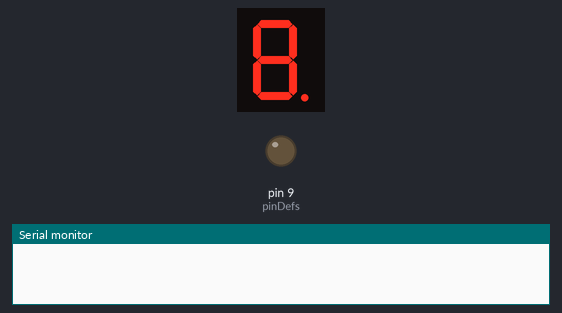
Bench run of a sketch on a simulated Arduino Uno, built with avr-gcc and run on an emulated ATmega328P. Shown: 8-digit seven-segment display, output pins drawn as LEDs (lit = HIGH), the last lines printed to the serial monitor. Wiring (inferred from the names in the program): MAX7219 LED driver: CS pin 10. Pins used as bus, display or sensor lines are not drawn.

Above: at 0.1 s.
At 1.1 s:
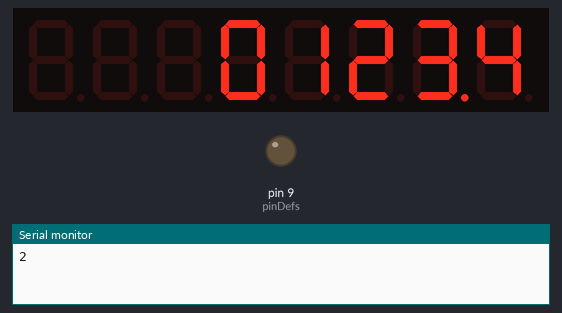
At 2.1 s:
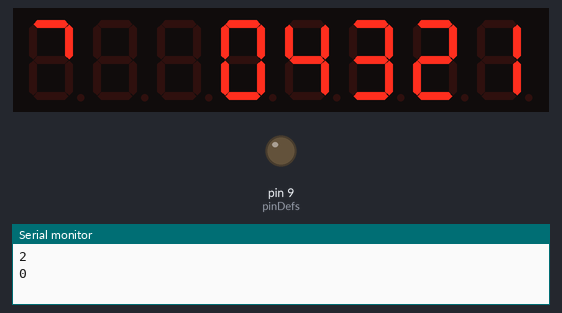

Measured:
- what the display in image 1 shows lasts 1.0 s, from 1.0 s to 2.0 s

The sketch:

test_SPI_display_LTC4727.ino
```cpp
#define BAUDRATE 115200

#define pdLED  9
#define pdSS  10
// MOSI. MISO not used for this display driver.
#define pdSDA 11
#define pdSCK 13

#include <SPI.h>

byte nPinDefs;
#define PINDEF_ITEMS 3
// ( input/output mode ( 1 input ); digital pin; coil # )
short pinDefs [ ] [ PINDEF_ITEMS ] = {
                                        { 0, pdLED, -1 },
                                        { 0, pdSS,  -1 },
                                        { 0, pdSDA, -1 },
                                        { 0, pdSCK, -1 }
                                      };


#define lineLen 80
#define bufLen (lineLen + 3)
char strBuf[bufLen];

void setup() {
  Serial.begin (BAUDRATE);

  nPinDefs = sizeof ( pinDefs ) / sizeof ( pinDefs [ 0 ] );
  for ( int i = 0; i < nPinDefs; i++ ) {
    if ( pinDefs [i] [0] == 1 ) {
      // input pin
      pinMode ( pinDefs [i] [1], INPUT );
      digitalWrite ( pinDefs [i] [1], 1 );  // enable internal 50K pullup
    } else {
      // output pin
      pinMode ( pinDefs [i] [1], OUTPUT );
      digitalWrite ( pinDefs [i] [1], 0 );
    }
  }
  SPI.begin();

  SPI.setBitOrder ( MSBFIRST );
  SPI.setDataMode ( SPI_MODE0 );
  SPI.setClockDivider ( SPI_CLOCK_DIV4 );

  displayWrite ( 0x0c, 0x01 );  // shutdown mode -> normal operation

  displayWrite ( 0x0f, 0x01 );  // display test
  delay ( 1000 );
  displayWrite ( 0x0f, 0x00 );  // turn off display test

  displayWrite ( 0x09, 0x1f );  // decode(code B) first 4 characters
  displayWrite ( 0x0a, 0x08 );  // display intensity
  displayWrite ( 0x0b, 0x07 );  // display all characters (digit 7 will be colon etc)

  /*
  displayWrite ( 0x01, 0x09 );
  displayWrite ( 0x02, 0x08 );
  displayWrite ( 0x03, 0x07 );
  displayWrite ( 0x04, 0x02 );

  for ( int i = 0; i < 8; i++ ) {
    displayWrite ( 0x05, 0x01 << i );  // display colon
    delay ( 1000 );
  }
  */
  delay ( 2 );
}

void displayNumber ( int num, int decimalOnDigit = 0 );

void loop() {
  /*
  displayWrite ( 0x09, 0x00 );  // decode(code B) no characters
  displayWrite ( 0x0b, 0x07 );  // display five characters (digit 4 will be colon etc)
  for ( int i = 0; i < 8; i++ ) {
    for ( int j = 0; j < 8; j++ ) {
      displayWrite ( j + 1, 0x01 << ( 7 - i ) );  // display colon
    }
    delay ( 1000 );
  }
  */
  displayTemperature ( 123.4 );
  delay ( 1000 );
  displayTime ( 4321 );
  delay ( 1000 );
  if ( 0 ) {
    unsigned long startedAt_ms;
    startedAt_ms = millis();
    while ( ( millis() - startedAt_ms ) < 5000 ) {
      displayNumber ( int ( millis() & 0xffff ) );
    }
  }
}

void displayTime ( int timehhmm ) {
  displayNumber ( timehhmm );
  displayWrite ( 7 + 1, 0x60 );  // display colon (digit 7, segs A and B)
}

void displayTemperature ( float temperature ) {
  // assume temperature < 1000 degF
  int t = int ( temperature * 10 + 0.5 );
  displayNumber ( t, 0x01 << 1 );
}

void displayNumber ( int num, int decimalOnDigit ) {
  // decimalOnDigit is mask where a 1 bit puts a decimal on the corresponding digit
  // note that LSB (the 1 bit) corresponds to digit 0 (the rightmost)
  Serial.println ( decimalOnDigit );
  displayWrite ( 7 + 1, 0x00 );  // remove colon
  for ( int d = 0; d < 4; d++ ) {
    // digit 0 is tenths
    int n1;
    byte r;
    n1 = num / 10;
    r = num - ( n1 * 10 );
    /*
      Serial.print ( d );
        if ( decimalOnDigit & ( 0x00000001 << d ) ) Serial.print ( "*" );
        Serial.print ( ": " );
      Serial.print ( num ); Serial.print ( "  " );
      Serial.print ( n1 ); Serial.print ( " -> " );
      Serial.println ( r );
    */
    if ( decimalOnDigit & ( 0x00000001 << d ) ) r |= 0x80;
    displayWrite ( d + 1, r );  // register for digit 0 is 1
    num = n1;
  }
}

void displayWrite ( byte address, byte value) {
  /*
      16-bits sent with each sending
      D15 is MSB, D0 LSB
      D0-D7 data; D7 is the decimal point
      D8-D11 register address
      D12-D15 ignored

  */

  // take the SS pin low to select the chip:
  digitalWrite(pdSS,LOW);
  //  send in the address and value via SPI:
  SPI.transfer ( address & 0x0f );
  SPI.transfer ( value & 0xff );
  // take the SS pin high to de-select the chip:
  digitalWrite(pdSS,HIGH);
}
```
